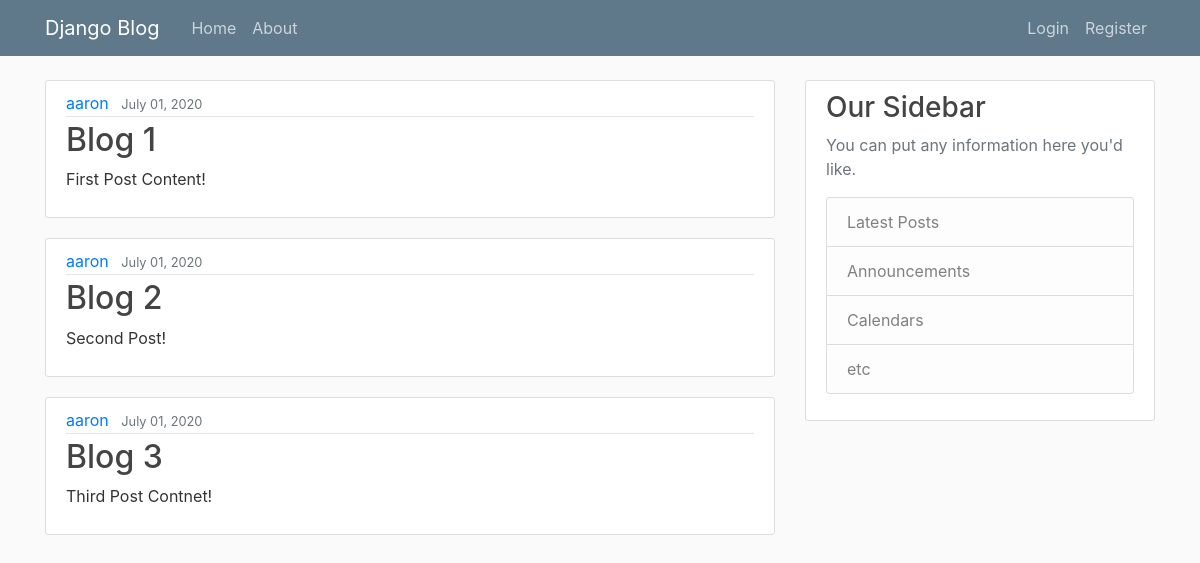
The page / on the database its author committed.
### blog/models.py (models this page shows, shortened)
class Post(models.Model):
    title = models.CharField(max_length=100)
    content = models.TextField()
    date_posted = models.DateTimeField(default=timezone.now)
    author = models.ForeignKey(User, on_delete=models.CASCADE)

### blog/views.py (the view)
# urls.py: path('', views.home, name='blog-home'),
def home(request):
    context = {
        'posts': Post.objects.all()
    }
    return render(request, 'blog/home.html', context)

### blog/templates/blog/home.html
{% extends "blog/base.html" %}
{% block content %}
    {% for post in posts %}
        <article class="media content-section">
            <div class="media-body">
            <div class="article-metadata">
                <a class="mr-2" href="#">{{ post.author }}</a>
                <small class="text-muted">{{ post.date_posted|date:"F d, Y" }}</small>
            </div>
            <h2><a class="article-title" href="#">{{ post.title }}</a></h2>
            <p class="article-content">{{ post.content }}</p>
            </div>
        </article>
    {% endfor %}
{% endblock content %}

### blog/static/blog/main.css (style rules this page uses)
body { background: #fafafa; color: #333333; margin-top: 5rem; }
h1, h2, h3, h4, h5, h6 { color: #444444; }
.content-section { background: #ffffff; padding: 10px 20px; border: 1px solid #dddddd; border-radius: 3px; margin-bottom: 20px; }
.article-title { color: #444444; }
.article-content { white-space: pre-line; }
.article-metadata { padding-bottom: 1px; margin-bottom: 4px; border-bottom: 1px solid #e3e3e3 }

### rows shown on the page
Post: author "aaron", date_posted "July 01, 2020", title "Blog 1", content "First Post Content!"
Post: author "aaron", date_posted "July 01, 2020", title "Blog 2", content "Second Post!"
Post: author "aaron", date_posted "July 01, 2020", title "Blog 3", content "Third Post Contnet!"
